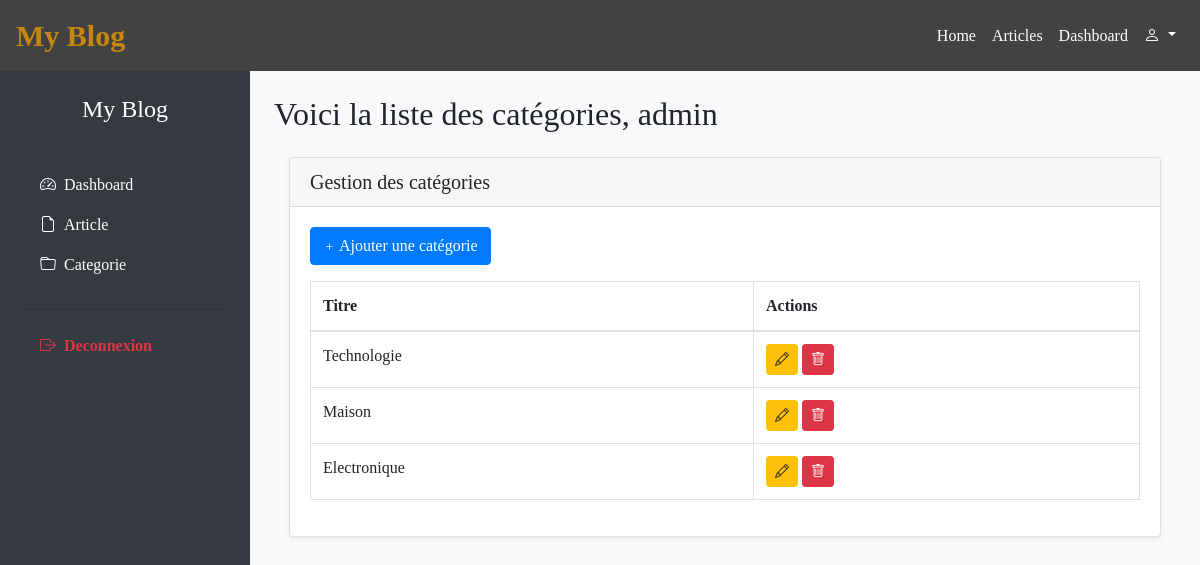
Screenshot of /administrateur/gestcategorie/ (signed in) with the database file from the repository.
### blog/models.py (models this page shows, shortened)
class Categorie(models.Model):
    name = models.CharField(max_length=70)
    created_at = models.DateTimeField(auto_now_add=True, null=True, blank=True)
    updated_at = models.DateTimeField(auto_now=True)

### blog/views.py (the view)
# urls.py: path('administrateur/gestcategorie/', blog_views.Gestcategorie.as_view(), name='gestcategorie'),
class Gestcategorie(LoginRequiredMixin, ListView):
    model = Categorie
    template_name = 'administrateur/gestcategorie.html'
    context_object_name = 'categories'

### blog/Templates/administrateur/gestcategorie.html (shortened to what this page needs)
{% extends 'base.html' %}
{% block content %}
<div class="d-flex" style="min-height: 100vh;">
    {% include 'administrateur/sidebar.html' %}
    <div class="container-fluid py-4 px-4" style="flex: 1; background-color: #f8f9fa;">
        <div class="mb-4">
            <h2 class="fw-bold">Voici la liste des catégories, {{ user.username}}</h2>
        </div>
            <div class="col-lg-12">
                <div class="card shadow-sm">
                    <div class="card-header">
                        <h5 class="mb-0">Gestion des catégories</h5>
                    </div>
                    <div class="card-body">
                        <a href="{% url 'categorie_create' %}" class="btn btn-primary mb-3">
                            <small><i class="bi bi-plus"></i></small> Ajouter une catégorie
                        </a>
                        <table class="table table-bordered">
                            <thead>
                                <tr>
                                    <th>Titre</th>
                                    <th>Actions</th>
                                </tr>
                            </thead>
                            <tbody>
                                {% for categorie in categories %}
                                <tr>
                                    <td>{{ categorie.name }}</td>
                                    <td>
                                        <a href="{% url 'categorie_update' categorie.id %}" class="btn btn-warning btn-sm"><i class="bi bi-pencil "></i></a>
                                        <a href="{% url 'categorie_delete' categorie.id %}" class="btn btn-danger btn-sm"><i class="bi bi-trash "></i></a>
                                    </td>
                                </tr>
                                {% empty %}
                                <tr>
                                    <td colspan="2" class="text-center text-muted">Aucune catégorie</td>
                                </tr>
                                {% endfor %}
                            </tbody>
                        </table>
                    </div>
                </div>
            </div>
        </div>
    </div>
{% endblock %}

### users/Templates/base.html (style rules this page uses)
body { font-family: 'Times New Roman', Times, serif; padding: 0; margin: 0; }

### rows the page displays
Categorie: name "Technologie"
Categorie: name "Maison"
Categorie: name "Electronique"

### other values shown
{{ user.username }} "admin"
